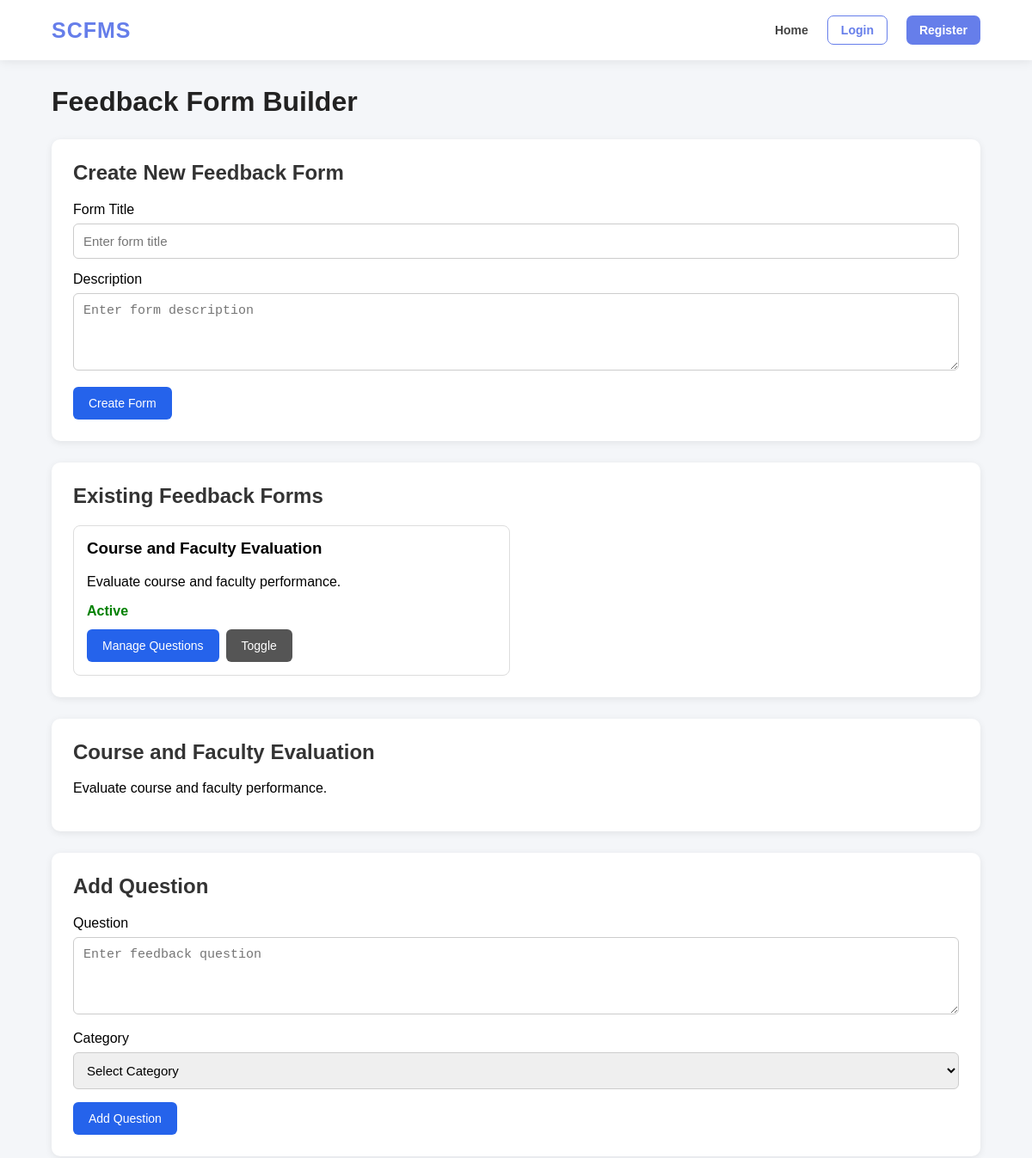
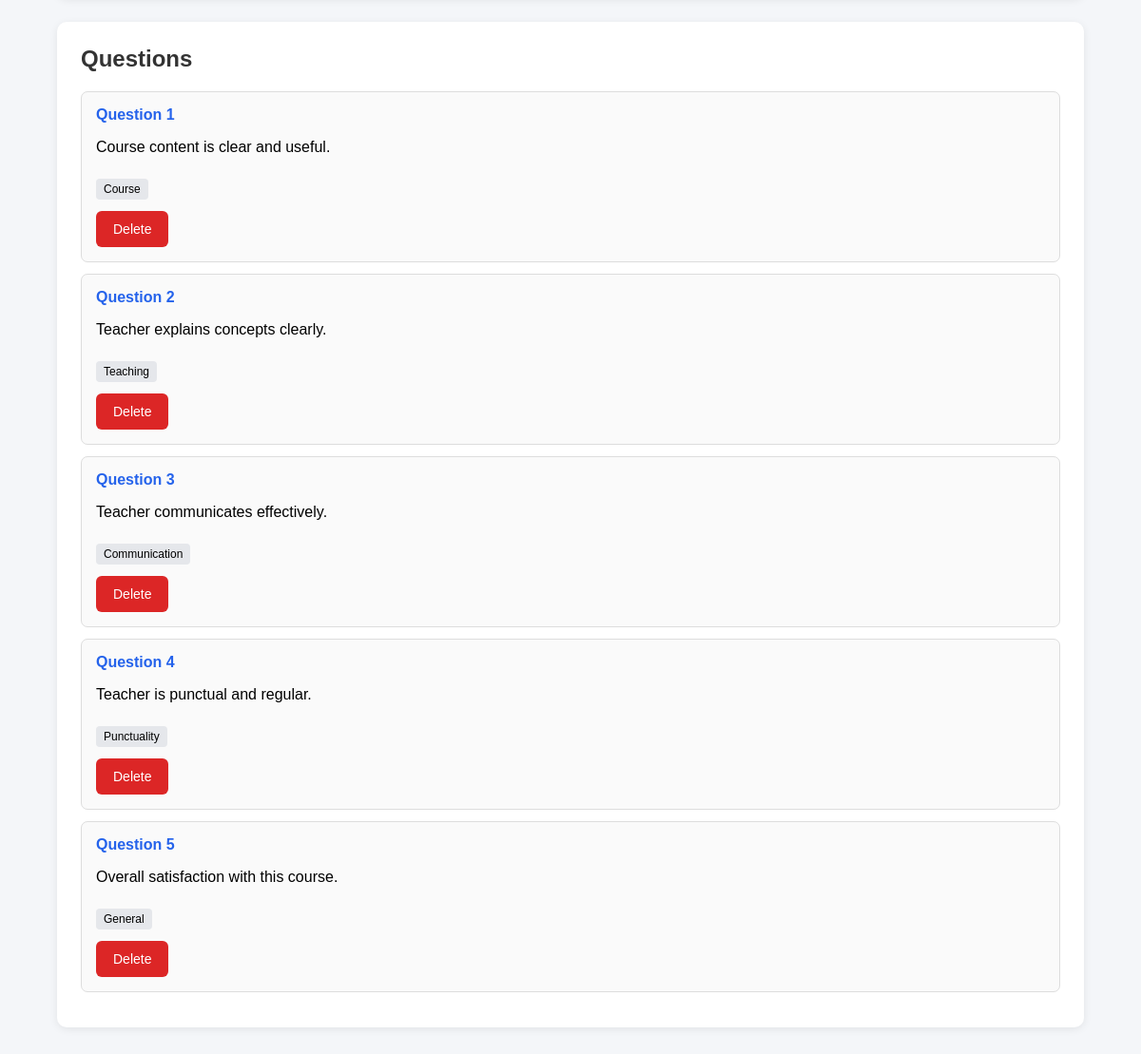
Screenshot of /form_builder.php?form_id=1 with the database file from the repository (2 pictures, top to bottom).
### tables this page shows
CREATE TABLE feedback_forms (
    id INT AUTO_INCREMENT PRIMARY KEY,
    title VARCHAR(150) NOT NULL,
    description TEXT,
    active INT DEFAULT 1
);

CREATE TABLE questions (
    id INT AUTO_INCREMENT PRIMARY KEY,
    form_id INT NOT NULL,
    question VARCHAR(300) NOT NULL,
    category VARCHAR(50) NOT NULL
);

### form_builder.php (the view, shortened to what this page needs)
<?php
include "db.php";
$forms = $conn->query(
    "SELECT * FROM feedback_forms ORDER BY id DESC"
);
$selected_form = null;
$questions = null;
if (isset($_GET['form_id'])) {
    $form_id = intval($_GET['form_id']);
    $stmt = $conn->prepare(
        "SELECT * FROM feedback_forms WHERE id = ?"
    );
    $stmt->bind_param("i", $form_id);
    $stmt->execute();
    $result = $stmt->get_result();
    $selected_form = $result->fetch_assoc();
    if ($selected_form) {
        $stmt2 = $conn->prepare(
            "SELECT * FROM questions
             WHERE form_id = ?
             ORDER BY id ASC"
        );
        $stmt2->bind_param("i", $form_id);
        $stmt2->execute();
        $questions = $stmt2->get_result();
    }
}
?>
<!DOCTYPE html>
<html lang="en">
<head>
</head>
<body>
<?php include "navbar.php"; ?>
<div class="container">
    <h1>
        Feedback Form Builder
    </h1>
    <div class="card">
        <h2>
            Create New Feedback Form
        </h2>
        <form method="POST">
            <label>
                Form Title
            </label>
            <input
                type="text"
                name="title"
                placeholder="Enter form title"
                required
            >
            <label>
                Description
            </label>
            <textarea
                name="description"
                placeholder="Enter form description"
            ></textarea>
            <button
                type="submit"
                name="create_form"
                class="btn-primary"
            >
                Create Form
            </button>
        </form>
    </div>
    <div class="card">
        <h2>
            Existing Feedback Forms
        </h2>
        <div class="forms">
            <?php while ($form = $forms->fetch_assoc()) { ?>
                <div class="form-box">
                    <h3>
                        <?= htmlspecialchars($form['title']) ?>
                    </h3>
                    <p>
                        <?= htmlspecialchars($form['description']) ?>
                    </p>
                    <?php if ($form['active'] == 1) { ?>
                        <span class="status-active">
                            Active
                        </span>
                    <?php } else { ?>
                        <span class="status-inactive">
                            Inactive
                        </span>
                    <?php } ?>
                    <div class="actions">
                        <a
                            href="form_builder.php?form_id=<?= $form['id'] ?>"
                        >
                            <button
                                type="button"
                                class="btn-primary"
                            >
                                Manage Questions
                            </button>
                        </a>
                        <a
                            href="form_builder.php?toggle_form=<?= $form['id'] ?>"
                        >
                            <button
                                type="button"
                                class="btn-secondary"
                            >
                                Toggle
                            </button>
                        </a>
                    </div>
                </div>
            <?php } ?>
        </div>
    </div>
    <?php if ($selected_form) { ?>
        <div class="card">
            <h2>
                <?= htmlspecialchars($selected_form['title']) ?>
            </h2>
            <p>
                <?= htmlspecialchars($selected_form['description']) ?>
            </p>
        </div>
        <div class="card">
            <h2>
                Add Question
            </h2>
            <form method="POST">
                <label>
                    Question
                </label>
                <textarea
                    name="question"
                    placeholder="Enter feedback question"
                    required
                ></textarea>
                <label>
                    Category
                </label>
                <select
                    name="category"
                    required
                >
                    <option value="">
                        Select Category
                    </option>
                </select>
                <button
                    type="submit"
                    name="add_question"
                    class="btn-primary"
                >
                    Add Question
                </button>
            </form>
        </div>
        <div class="card">
            <h2>
                Questions
            </h2>
            <?php
            $count = 1;
            if ($questions && $questions->num_rows > 0) {
                while ($q = $questions->fetch_assoc()) {
            ?>
                    <div class="question">
                        <div class="question-number">
                            Question <?= $count ?>
                        </div>
                        <p>
                            <?= htmlspecialchars($q['question']) ?>
                        </p>
                        <span class="category">
                            <?= htmlspecialchars($q['category']) ?>
                        </span>
                        <div class="actions">
                            <a
                                href="form_builder.php?form_id=<?= $selected_form['id'] ?>&delete_question=<?= $q['id'] ?>"
                                onclick="return confirm('Delete this question?');"
                            >
                                <button
                                    type="button"
                                    class="btn-danger"
                                >
                                    Delete
                                </button>
                            </a>
                        </div>
                    </div>
            <?php
                    $count++;
                }
            } else {
                echo "<p>No questions added yet.</p>";
            }
            ?>
        </div>
    <?php } ?>
</div>
</body>
</html>

### form_builder.php (style rules this page uses)
* { box-sizing: border-box; }
body { margin: 0; font-family: Arial, sans-serif; background: #f4f6f9; }
.container { width: 90%; max-width: 1100px; margin: 30px auto; }
h1 { color: #222; margin-bottom: 25px; }
.card { background: white; padding: 25px; border-radius: 10px; margin-bottom: 25px; box-shadow: 0 2px 8px rgba(0,0,0,0.08); }
.card h2 { margin-top: 0; color: #333; }
input, textarea, select { width: 100%; padding: 11px; margin-top: 7px; margin-bottom: 15px; border: 1px solid #ccc; border-radius: 6px; font-size: 15px; }
textarea { height: 90px; resize: vertical; }
button { border: none; padding: 11px 18px; border-radius: 6px; cursor: pointer; font-size: 14px; }
.btn-primary { background: #2563eb; color: white; }
.btn-danger { background: #dc2626; color: white; }
.btn-secondary { background: #555; color: white; }
.forms { display: grid; grid-template-columns: 1fr 1fr; gap: 15px; }
.form-box { border: 1px solid #ddd; padding: 15px; border-radius: 8px; }
.form-box h3 { margin-top: 0; }
.status-active { color: green; font-weight: bold; }
.question { border: 1px solid #ddd; padding: 15px; margin-bottom: 12px; border-radius: 7px; background: #fafafa; }
.question-number { font-weight: bold; color: #2563eb; }
.category { display: inline-block; background: #e5e7eb; padding: 4px 8px; border-radius: 4px; font-size: 12px; margin-top: 8px; }
.actions { margin-top: 12px; display: flex; gap: 8px; flex-wrap: wrap; }
.actions a { text-decoration: none; }

### navbar.php (style rules this page uses)
* { box-sizing: border-box; }

### rows the page displays
feedback_forms: title "Course and Faculty Evaluation", description "Evaluate course and faculty performance.", active "Active"
questions: question "Course content is clear and useful.", category "Course"
questions: question "Teacher explains concepts clearly.", category "Teaching"
questions: question "Teacher communicates effectively.", category "Communication"
questions: question "Teacher is punctual and regular.", category "Punctuality"
questions: question "Overall satisfaction with this course.", category "General"
